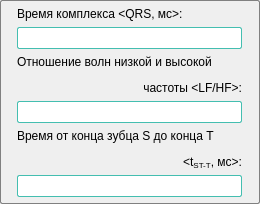
            <widget class="QGroupBox" name="groupBox_8">
             <property name="sizePolicy">
              <sizepolicy hsizetype="Expanding" vsizetype="Expanding">
               <horstretch>0</horstretch>
               <verstretch>0</verstretch>
              </sizepolicy>
             </property>
             <property name="minimumSize">
              <size>
               <width>260</width>
               <height>200</height>
              </size>
             </property>
             <property name="maximumSize">
              <size>
               <width>260</width>
               <height>220</height>
              </size>
             </property>
             <property name="styleSheet">
              <string notr="true">border:1px solid gray;
border-radius:2px;
margin-top:1ex;</string>
             </property>
             <property name="title">
              <string/>
             </property>
             <layout class="QVBoxLayout" name="verticalLayout_5">
              <property name="leftMargin">
               <number>6</number>
              </property>
              <property name="topMargin">
               <number>6</number>
              </property>
              <property name="rightMargin">
               <number>6</number>
              </property>
              <property name="bottomMargin">
               <number>6</number>
              </property>
              <item alignment="Qt::AlignHCenter">
               <widget class="QLabel" name="label_11">
                <property name="sizePolicy">
                 <sizepolicy hsizetype="Expanding" vsizetype="Expanding">
                  <horstretch>0</horstretch>
                  <verstretch>0</verstretch>
                 </sizepolicy>
                </property>
                <property name="minimumSize">
                 <size>
                  <width>225</width>
                  <height>0</height>
                 </size>
                </property>
                <property name="maximumSize">
                 <size>
                  <width>225</width>
                  <height>20</height>
                 </size>
                </property>
                <property name="styleSheet">
                 <string notr="true">border:0px;
margin-top:1ex;</string>
                </property>
                <property name="text">
                 <string>&lt;html&gt;&lt;head/&gt;&lt;body&gt;&lt;p&gt;Время комплекса &amp;lt;QRS, мс&amp;gt;:&lt;/p&gt;&lt;/body&gt;&lt;/html&gt;</string>
                </property>
                <property name="margin">
                 <number>0</number>
                </property>
               </widget>
              </item>
              <item alignment="Qt::AlignHCenter">
               <widget class="QLineEdit" name="lineEdit_10">
                <property name="sizePolicy">
                 <sizepolicy hsizetype="Expanding" vsizetype="Fixed">
                  <horstretch>0</horstretch>
                  <verstretch>0</verstretch>
                 </sizepolicy>
                </property>
                <property name="minimumSize">
                 <size>
                  <width>225</width>
                  <height>25</height>
                 </size>
                </property>
                <property name="maximumSize">
                 <size>
                  <width>230</width>
                  <height>25</height>
                 </size>
                </property>
                <property name="styleSheet">
                 <string notr="true">min-height:20px;
border: 1px solid rgb(68, 190, 176);</string>
                </property>
                <property name="alignment">
                 <set>Qt::AlignCenter</set>
                </property>
               </widget>
              </item>
              <item alignment="Qt::AlignHCenter">
               <widget class="QLabel" name="label_10">
                <property name="sizePolicy">
                 <sizepolicy hsizetype="Expanding" vsizetype="Preferred">
                  <horstretch>0</horstretch>
                  <verstretch>0</verstretch>
                 </sizepolicy>
                </property>
                <property name="minimumSize">
                 <size>
                  <width>225</width>
                  <height>40</height>
                 </size>
                </property>
                <property name="maximumSize">
                 <size>
                  <width>225</width>
                  <height>40</height>
                 </size>
                </property>
                <property name="styleSheet">
                 <string notr="true">border:0px;
margin-top:1ex;</string>
                </property>
                <property name="text">
                 <string>&lt;html&gt;&lt;head/&gt;&lt;body&gt;&lt;p&gt;Отношение волн низкой и высокой&lt;/p&gt;&lt;p align=&quot;right&quot;&gt;частоты &amp;lt;LF/HF&amp;gt;:&lt;/p&gt;&lt;/body&gt;&lt;/html&gt;</string>
                </property>
                <property name="margin">
                 <number>0</number>
                </property>
               </widget>
              </item>
              <item alignment="Qt::AlignHCenter">
               <widget class="QLineEdit" name="lineEdit_9">
                <property name="sizePolicy">
                 <sizepolicy hsizetype="Expanding" vsizetype="Fixed">
                  <horstretch>0</horstretch>
                  <verstretch>0</verstretch>
                 </sizepolicy>
                </property>
                <property name="minimumSize">
                 <size>
                  <width>225</width>
                  <height>25</height>
                 </size>
                </property>
                <property name="maximumSize">
                 <size>
                  <width>230</width>
                  <height>25</height>
                 </size>
                </property>
                <property name="layoutDirection">
                 <enum>Qt::LeftToRight</enum>
                </property>
                <property name="styleSheet">
                 <string notr="true">min-height:20px;
border: 1px solid rgb(68, 190, 176);</string>
                </property>
                <property name="alignment">
                 <set>Qt::AlignCenter</set>
                </property>
               </widget>
              </item>
              <item alignment="Qt::AlignHCenter">
               <widget class="QLabel" name="label_9">
                <property name="sizePolicy">
                 <sizepolicy hsizetype="Expanding" vsizetype="Preferred">
                  <horstretch>0</horstretch>
                  <verstretch>0</verstretch>
                 </sizepolicy>
                </property>
                <property name="minimumSize">
                 <size>
                  <width>225</width>
                  <height>40</height>
                 </size>
                </property>
                <property name="maximumSize">
                 <size>
                  <width>225</width>
                  <height>40</height>
                 </size>
                </property>
                <property name="styleSheet">
                 <string notr="true">border:0px;
margin-top:1ex;</string>
                </property>
                <property name="text">
                 <string>&lt;html&gt;&lt;head/&gt;&lt;body&gt;&lt;p&gt;Время от конца зубца S до конца T&lt;/p&gt;&lt;p align=&quot;right&quot;&gt;&amp;lt;t&lt;span style=&quot; vertical-align:sub;&quot;&gt;ST-T&lt;/span&gt;, мс&amp;gt;:&lt;/p&gt;&lt;/body&gt;&lt;/html&gt;</string>
                </property>
                <property name="margin">
                 <number>0</number>
                </property>
               </widget>
              </item>
              <item alignment="Qt::AlignHCenter">
               <widget class="QLineEdit" name="lineEdit_8">
                <property name="sizePolicy">
                 <sizepolicy hsizetype="Expanding" vsizetype="Fixed">
                  <horstretch>0</horstretch>
                  <verstretch>0</verstretch>
                 </sizepolicy>
                </property>
                <property name="minimumSize">
                 <size>
                  <width>225</width>
                  <height>25</height>
                 </size>
                </property>
                <property name="maximumSize">
                 <size>
                  <width>230</width>
                  <height>25</height>
                 </size>
                </property>
                <property name="styleSheet">
                 <string notr="true">min-height:20px;
border: 1px solid rgb(68, 190, 176);</string>
                </property>
                <property name="alignment">
                 <set>Qt::AlignCenter</set>
                </property>
               </widget>
              </item>
             </layout>
            </widget>
